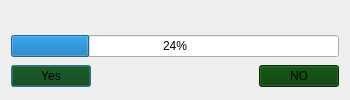
<?xml version="1.0" encoding="UTF-8"?>
<ui version="4.0">
 <class>TBSMesgDlg</class>
 <widget class="QDialog" name="TBSMesgDlg">
  <property name="geometry">
   <rect>
    <x>0</x>
    <y>0</y>
    <width>350</width>
    <height>100</height>
   </rect>
  </property>
  <property name="windowTitle">
   <string/>
  </property>
  <layout class="QGridLayout" name="gridLayout">
   <item row="0" column="0" colspan="3">
    <widget class="QLabel" name="lab_Msg">
     <property name="sizePolicy">
      <sizepolicy hsizetype="Preferred" vsizetype="Fixed">
       <horstretch>0</horstretch>
       <verstretch>0</verstretch>
      </sizepolicy>
     </property>
     <property name="text">
      <string/>
     </property>
     <property name="wordWrap">
      <bool>true</bool>
     </property>
    </widget>
   </item>
   <item row="2" column="0">
    <widget class="QPushButton" name="btn_Left">
     <property name="sizePolicy">
      <sizepolicy hsizetype="Fixed" vsizetype="Fixed">
       <horstretch>0</horstretch>
       <verstretch>0</verstretch>
      </sizepolicy>
     </property>
     <property name="styleSheet">
      <string notr="true">background-color: rgb(0, 60, 0);</string>
     </property>
     <property name="text">
      <string>Yes</string>
     </property>
    </widget>
   </item>
   <item row="2" column="1">
    <spacer name="hspc">
     <property name="orientation">
      <enum>Qt::Horizontal</enum>
     </property>
     <property name="sizeType">
      <enum>QSizePolicy::Fixed</enum>
     </property>
     <property name="sizeHint" stdset="0">
      <size>
       <width>100</width>
       <height>20</height>
      </size>
     </property>
    </spacer>
   </item>
   <item row="2" column="2">
    <widget class="QPushButton" name="btn_Right">
     <property name="sizePolicy">
      <sizepolicy hsizetype="Fixed" vsizetype="Fixed">
       <horstretch>0</horstretch>
       <verstretch>0</verstretch>
      </sizepolicy>
     </property>
     <property name="styleSheet">
      <string notr="true">background-color: rgb(0, 60, 0);</string>
     </property>
     <property name="text">
      <string>NO</string>
     </property>
    </widget>
   </item>
   <item row="1" column="0" colspan="3">
    <widget class="QProgressBar" name="progressBar">
     <property name="value">
      <number>24</number>
     </property>
    </widget>
   </item>
  </layout>
 </widget>
 <resources/>
 <connections/>
</ui>
